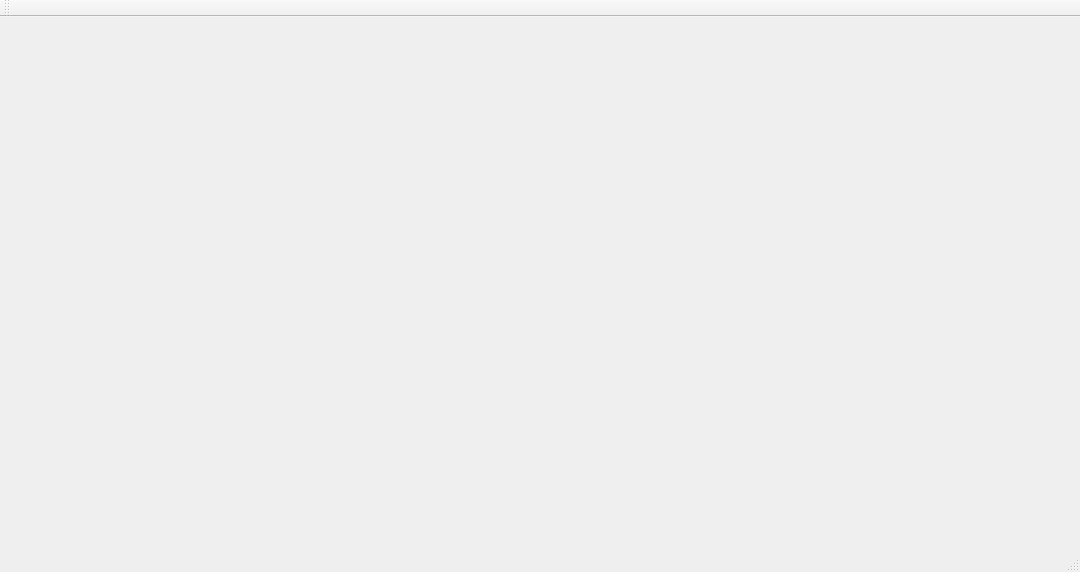
<ui version="4.0">
 <class>MainWindow</class>
 <widget class="QMainWindow" name="MainWindow" >
  <property name="geometry" >
   <rect>
    <x>0</x>
    <y>0</y>
    <width>1080</width>
    <height>572</height>
   </rect>
  </property>
  <property name="windowTitle" >
   <string>MainWindow</string>
  </property>
  <widget class="QMenuBar" name="menuBar" />
  <widget class="QToolBar" name="mainToolBar" />
  <widget class="QWidget" name="centralWidget" />
  <widget class="QStatusBar" name="statusBar" />
 </widget>
 <layoutDefault spacing="6" margin="11" />
 <pixmapfunction></pixmapfunction>
 <resources/>
 <connections/>
</ui>
